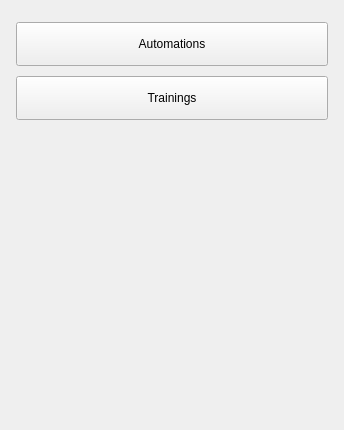
<?xml version="1.0" encoding="UTF-8"?>
<ui version="4.0">
 <class>AutomationsSideBar</class>
 <widget class="QWidget" name="AutomationsSideBar">
  <property name="geometry">
   <rect>
    <x>0</x>
    <y>0</y>
    <width>344</width>
    <height>430</height>
   </rect>
  </property>
  <property name="sizePolicy">
   <sizepolicy hsizetype="Fixed" vsizetype="Preferred">
    <horstretch>0</horstretch>
    <verstretch>0</verstretch>
   </sizepolicy>
  </property>
  <property name="minimumSize">
   <size>
    <width>344</width>
    <height>0</height>
   </size>
  </property>
  <property name="maximumSize">
   <size>
    <width>344</width>
    <height>16777215</height>
   </size>
  </property>
  <property name="windowTitle">
   <string>Form</string>
  </property>
  <property name="styleSheet">
   <string notr="true"/>
  </property>
  <layout class="QVBoxLayout" name="mainLayout">
   <property name="spacing">
    <number>10</number>
   </property>
   <property name="leftMargin">
    <number>16</number>
   </property>
   <property name="topMargin">
    <number>22</number>
   </property>
   <property name="rightMargin">
    <number>16</number>
   </property>
   <property name="bottomMargin">
    <number>22</number>
   </property>
   <item>
    <widget class="QToolButton" name="automationsButton">
     <property name="sizePolicy">
      <sizepolicy hsizetype="Preferred" vsizetype="Fixed">
       <horstretch>0</horstretch>
       <verstretch>0</verstretch>
      </sizepolicy>
     </property>
     <property name="minimumSize">
      <size>
       <width>0</width>
       <height>44</height>
      </size>
     </property>
     <property name="maximumSize">
      <size>
       <width>16777215</width>
       <height>44</height>
      </size>
     </property>
     <property name="text">
      <string>Automations</string>
     </property>
    </widget>
   </item>
   <item>
    <widget class="QToolButton" name="trainingsButton">
     <property name="sizePolicy">
      <sizepolicy hsizetype="Preferred" vsizetype="Fixed">
       <horstretch>0</horstretch>
       <verstretch>0</verstretch>
      </sizepolicy>
     </property>
     <property name="minimumSize">
      <size>
       <width>0</width>
       <height>44</height>
      </size>
     </property>
     <property name="maximumSize">
      <size>
       <width>16777215</width>
       <height>44</height>
      </size>
     </property>
     <property name="text">
      <string>Trainings</string>
     </property>
    </widget>
   </item>
   <item>
    <spacer name="verticalSpacer">
     <property name="orientation">
      <enum>Qt::Orientation::Vertical</enum>
     </property>
     <property name="sizeHint" stdset="0">
      <size>
       <width>20</width>
       <height>40</height>
      </size>
     </property>
    </spacer>
   </item>
  </layout>
 </widget>
 <resources/>
 <connections/>
</ui>
